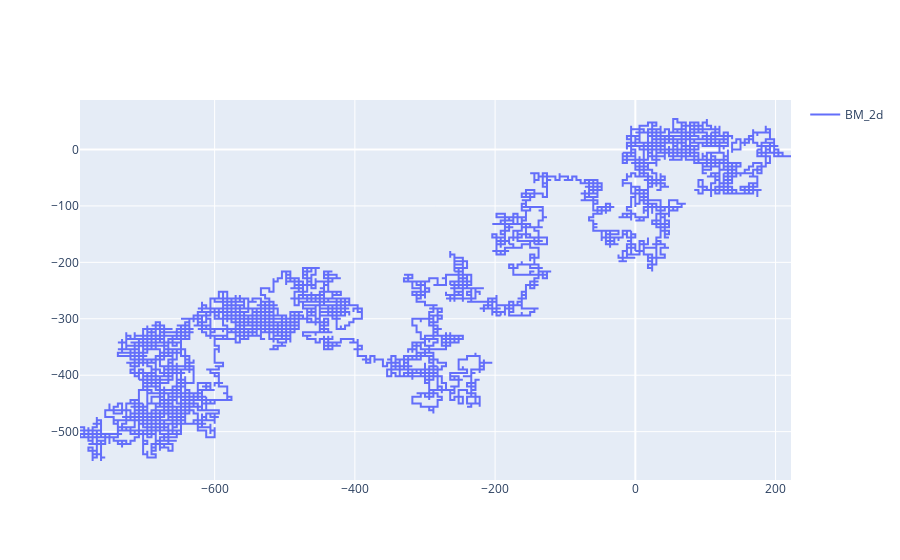

Write notebook code for a chart like this one.
### Code cell
fig_BM_2d = go.Figure()

fig_BM_2d.add_trace(go.Scatter(x = BM_2d[:,0],
                                        y = BM_2d[:,1],
                                        marker = dict(size=2),
                                        line = dict(width=2),
                                        mode = 'lines',
                                        name = 'BM_2d',
                                        showlegend = True    
))

fig_BM_2d.show()

### Figure 1 — Plotly figure (JSON) as saved in the notebook; plotly's stock layout.template omitted (floating-point values rounded to 4 significant figures; data arrays with more than 128 entries replaced by an {"elided": "..."} marker saying what was removed)
{"data": [{"line": {"width": 2}, "marker": {"size": 2}, "mode": "lines", "name": "BM_2d", "showlegend": true, "type": "scatter", "x": {"elided": "10000 float values"}, "y": {"elided": "10000 float values"}}], "layout": {}}
